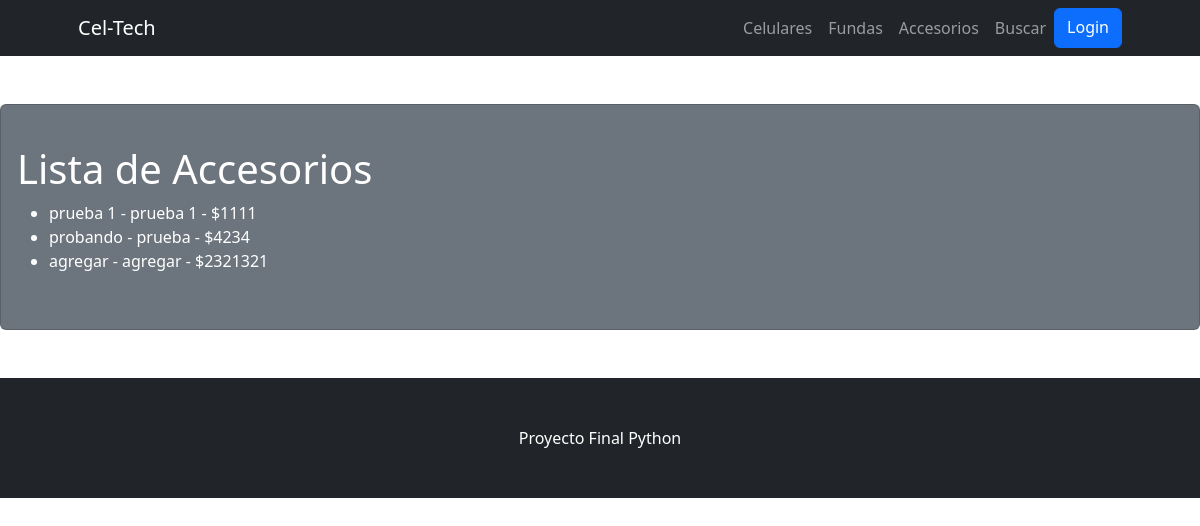
/CelTech/accesorios, run on the app's committed database.
### CelTech/models.py (models this page shows)
class Accesorios(models.Model):
    marca = models.CharField(max_length=20)
    tipo = models.CharField(max_length=20)
    precio = models.IntegerField()
    def __str__(self):
        return f'{self.marca} - {self.tipo} - ${self.precio}'

### CelTech/views.py (the view)
# urls.py: path('accesorios', accesorios, name="Accesorios"),
def accesorios(req):
    accesorio = Accesorios.objects.all()
    return render(req, "accesorios.html", {"accesorios": accesorio})

### CelTech/templates/accesorios.html
{% extends 'padre.html' %}
{% block cambiante %}
    <h1>Lista de Accesorios</h1>
    <ul>
        {% for accesorio in accesorios  %}
            <li>{{accesorio}}</li>
        {% endfor %}
    </ul>
{% endblock cambiante %}

### data on the page
Accesorios: marca+tipo+precio "prueba 1 - prueba 1 - $1111"
Accesorios: marca+tipo+precio "probando - prueba - $4234"
Accesorios: marca+tipo+precio "agregar - agregar - $2321321"
